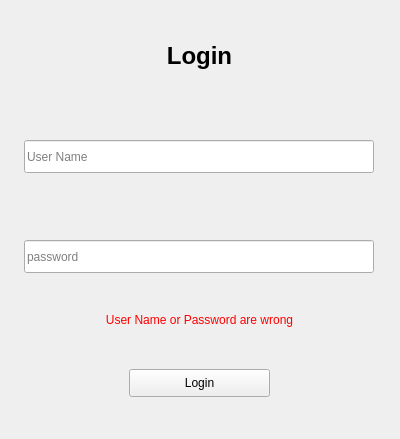
<?xml version="1.0" encoding="UTF-8"?>
<ui version="4.0">
 <class>widget</class>
 <widget class="QWidget" name="widget">
  <property name="windowModality">
   <enum>Qt::WindowModal</enum>
  </property>
  <property name="geometry">
   <rect>
    <x>0</x>
    <y>0</y>
    <width>400</width>
    <height>439</height>
   </rect>
  </property>
  <property name="minimumSize">
   <size>
    <width>400</width>
    <height>439</height>
   </size>
  </property>
  <property name="maximumSize">
   <size>
    <width>400</width>
    <height>439</height>
   </size>
  </property>
  <property name="windowTitle">
   <string>Login</string>
  </property>
  <widget class="QWidget" name="verticalLayoutWidget">
   <property name="geometry">
    <rect>
     <x>9</x>
     <y>9</y>
     <width>381</width>
     <height>421</height>
    </rect>
   </property>
   <layout class="QVBoxLayout" name="verticalLayout">
    <item>
     <widget class="QLabel" name="label">
      <property name="maximumSize">
       <size>
        <width>16777215</width>
        <height>105</height>
       </size>
      </property>
      <property name="font">
       <font>
        <pointsize>18</pointsize>
        <weight>75</weight>
        <bold>true</bold>
       </font>
      </property>
      <property name="text">
       <string>Login</string>
      </property>
      <property name="alignment">
       <set>Qt::AlignCenter</set>
      </property>
     </widget>
    </item>
    <item alignment="Qt::AlignHCenter|Qt::AlignVCenter">
     <widget class="QLineEdit" name="user_name_line">
      <property name="sizePolicy">
       <sizepolicy hsizetype="Fixed" vsizetype="Fixed">
        <horstretch>0</horstretch>
        <verstretch>0</verstretch>
       </sizepolicy>
      </property>
      <property name="minimumSize">
       <size>
        <width>350</width>
        <height>33</height>
       </size>
      </property>
      <property name="maximumSize">
       <size>
        <width>415</width>
        <height>31</height>
       </size>
      </property>
      <property name="placeholderText">
       <string>User Name</string>
      </property>
     </widget>
    </item>
    <item alignment="Qt::AlignHCenter|Qt::AlignVCenter">
     <widget class="QLineEdit" name="password_line">
      <property name="sizePolicy">
       <sizepolicy hsizetype="Fixed" vsizetype="Fixed">
        <horstretch>0</horstretch>
        <verstretch>0</verstretch>
       </sizepolicy>
      </property>
      <property name="minimumSize">
       <size>
        <width>350</width>
        <height>33</height>
       </size>
      </property>
      <property name="maximumSize">
       <size>
        <width>16777215</width>
        <height>37</height>
       </size>
      </property>
      <property name="echoMode">
       <enum>QLineEdit::Password</enum>
      </property>
      <property name="placeholderText">
       <string>password</string>
      </property>
     </widget>
    </item>
    <item>
     <widget class="QLabel" name="wrong_label">
      <property name="enabled">
       <bool>true</bool>
      </property>
      <property name="maximumSize">
       <size>
        <width>16777215</width>
        <height>20</height>
       </size>
      </property>
      <property name="styleSheet">
       <string notr="true">color: rgb(255, 0, 0);</string>
      </property>
      <property name="text">
       <string>User Name or Password are wrong</string>
      </property>
      <property name="alignment">
       <set>Qt::AlignCenter</set>
      </property>
     </widget>
    </item>
    <item alignment="Qt::AlignHCenter|Qt::AlignVCenter">
     <widget class="QPushButton" name="login_btn">
      <property name="enabled">
       <bool>true</bool>
      </property>
      <property name="sizePolicy">
       <sizepolicy hsizetype="Fixed" vsizetype="Fixed">
        <horstretch>0</horstretch>
        <verstretch>0</verstretch>
       </sizepolicy>
      </property>
      <property name="minimumSize">
       <size>
        <width>141</width>
        <height>28</height>
       </size>
      </property>
      <property name="maximumSize">
       <size>
        <width>209</width>
        <height>29</height>
       </size>
      </property>
      <property name="cursor">
       <cursorShape>ArrowCursor</cursorShape>
      </property>
      <property name="focusPolicy">
       <enum>Qt::NoFocus</enum>
      </property>
      <property name="styleSheet">
       <string notr="true"/>
      </property>
      <property name="text">
       <string>Login</string>
      </property>
      <property name="shortcut">
       <string>Return</string>
      </property>
      <property name="autoDefault">
       <bool>false</bool>
      </property>
      <property name="default">
       <bool>false</bool>
      </property>
      <property name="flat">
       <bool>false</bool>
      </property>
     </widget>
    </item>
   </layout>
  </widget>
 </widget>
 <resources/>
 <connections/>
</ui>
